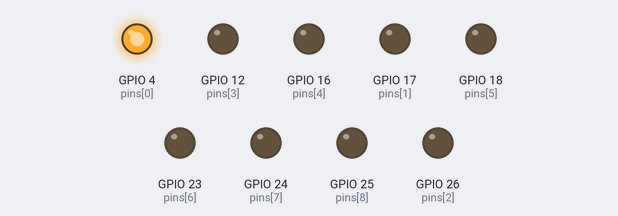
Bench run of a program on a simulated Raspberry Pi (BCM pin numbers). Parts: output pins drawn as LEDs (lit = HIGH).

Above: at 0.2 s.
At 1.2 s:
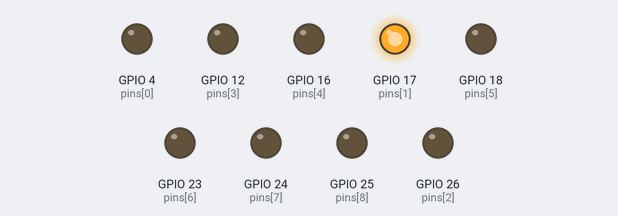
At 3.2 s:
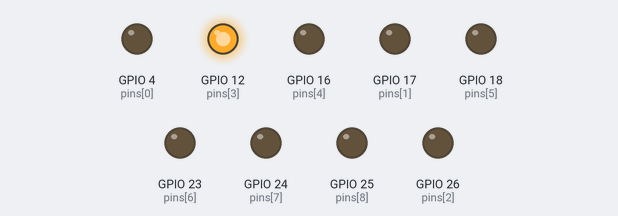
At 5.7 s:
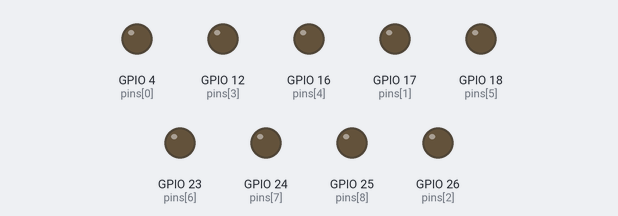
At 8.2 s:
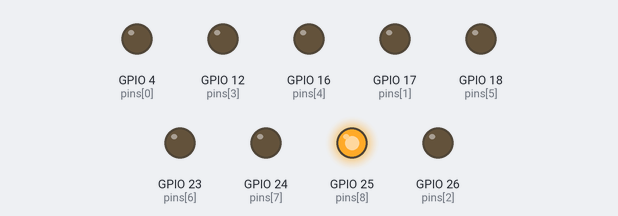
At 11.2 s:
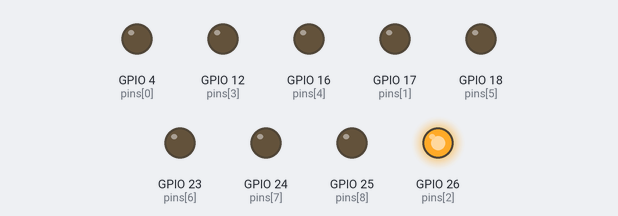
Timing chart, 0 to 11.7 s (numbered marks = the images above):
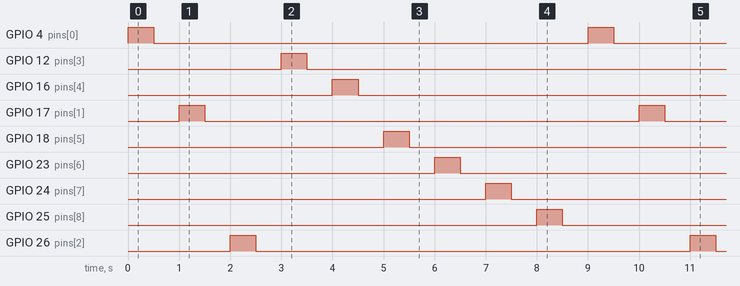

The program:

light001.py
```python
#!/usr/bin/env python
# -*- coding:utf-8 -*-
#Author  :hstking
#E-mail  :hstking@hotmail.com
#Ctime   :2015/08/07
#Mtime   :
#Version :

import RPi.GPIO as GPIO
import time

#BCM GPIO编号
pins = [4,17,26,12,16,18,23,24,25]

def setup():
	#采用BCM编号
	GPIO.setmode(GPIO.BCM)
	#设置所有GPIO为输出状态，且输出低电平
	for pin in pins:
		GPIO.setup(pin,GPIO.OUT)
		GPIO.output(pin,GPIO.LOW)

def loop():
	while True:
		#循环点亮
		for pin in pins:
			GPIO.output(pin,GPIO.HIGH)
			time.sleep(0.5)
			GPIO.output(pin,GPIO.LOW)
			time.sleep(0.5)

def destroy():
	for pin in pins:
		GPIO.output(pin,GPIO.LOW)
		GPIO.setup(pin,GPIO.IN)


if __name__ == '__main__':
	#初始化GPIO
	setup()
	try:
		loop()
	except KeyboardInterrupt:
		#恢复GPIO口状态
		destroy()
```

Measured:
- by itself, GPIO 4 (pins[0]), GPIO 12 (pins[3]), GPIO 16 (pins[4]), GPIO 17 (pins[1]), GPIO 18 (pins[5]), GPIO 23 (pins[6]), GPIO 24 (pins[7]), GPIO 25 (pins[8]), GPIO 26 (pins[2]): alternates HIGH for 0.50 s and LOW for 8.5 s
- by itself, everything shown: repeats every 9.0 s, in 18 steps
